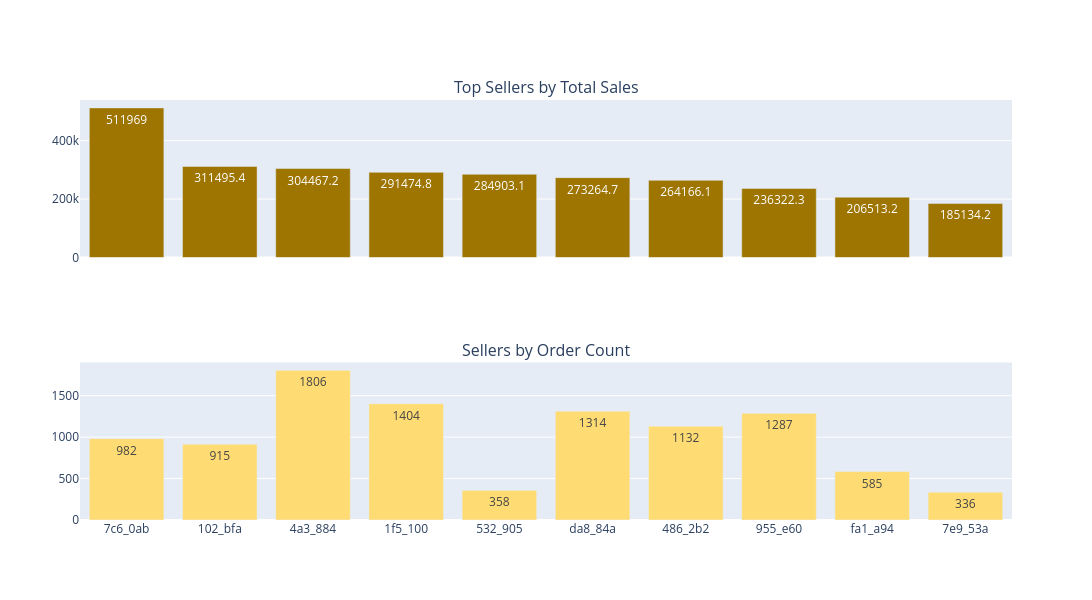

Here is the notebook cell this chart was saved with:
### Markdown cell above
#### <span style='color:#ffdc73'>**Seller & Fulfillment Performance**</span>

### Code cell
# Who are the top 10 sellers by total sales and total number of orders?

from plotly.subplots import make_subplots

top_sellers = df.groupby('seller_id').agg(total_sales=('payment_value', 'sum'), order_count=('order_id', 'nunique'))\
                .sort_values('total_sales', ascending=False)\
                .head(10).reset_index().round(1)

fig = make_subplots(rows=2, cols=1, shared_xaxes=True, 
                    subplot_titles=('Top Sellers by Total Sales', 'Sellers by Order Count'))

fig.add_trace(go.Bar(x=top_sellers['seller_id'], y=top_sellers['total_sales'], marker_color="#9d7500",
                      text=top_sellers['total_sales']), row=1, col=1)
fig.add_trace(go.Bar(x=top_sellers['seller_id'], y=top_sellers['order_count'], marker_color="#ffdc73",
                      text=top_sellers['order_count']), row=2, col=1)
fig.update_layout(height=600,width=1200, showlegend=False)
fig.show()

### Figure 1 — Plotly figure (JSON) as saved in the notebook; plotly's stock layout.template omitted (floating-point values rounded to 4 significant figures)
{"data": [{"marker": {"color": "#9d7500"}, "text": [512000.0, 311500.0, 304500.0, 291500.0, 284900.0, 273300.0, 264200.0, 236300.0, 206500.0, 185100.0], "type": "bar", "x": ["7c6_0ab", "102_bfa", "4a3_884", "1f5_100", "532_905", "da8_84a", "486_2b2", "955_e60", "fa1_a94", "7e9_53a"], "xaxis": "x", "y": [512000.0, 311500.0, 304500.0, 291500.0, 284900.0, 273300.0, 264200.0, 236300.0, 206500.0, 185100.0], "yaxis": "y"}, {"marker": {"color": "#ffdc73"}, "text": [982.0, 915.0, 1806.0, 1404.0, 358.0, 1314.0, 1132.0, 1287.0, 585.0, 336.0], "type": "bar", "x": ["7c6_0ab", "102_bfa", "4a3_884", "1f5_100", "532_905", "da8_84a", "486_2b2", "955_e60", "fa1_a94", "7e9_53a"], "xaxis": "x2", "y": [982, 915, 1806, 1404, 358, 1314, 1132, 1287, 585, 336], "yaxis": "y2"}], "layout": {"annotations": [{"font": {"size": 16}, "showarrow": false, "text": "Top Sellers by Total Sales", "x": 0.5, "xanchor": "center", "xref": "paper", "y": 1, "yanchor": "bottom", "yref": "paper"}, {"font": {"size": 16}, "showarrow": false, "text": "Sellers by Order Count", "x": 0.5, "xanchor": "center", "xref": "paper", "y": 0.375, "yanchor": "bottom", "yref": "paper"}], "height": 600, "showlegend": false, "width": 1200, "xaxis": {"anchor": "y", "domain": [0, 1], "matches": "x2", "showticklabels": false}, "xaxis2": {"anchor": "y2", "domain": [0, 1]}, "yaxis": {"anchor": "x", "domain": [0.625, 1]}, "yaxis2": {"anchor": "x2", "domain": [0, 0.375]}}}
